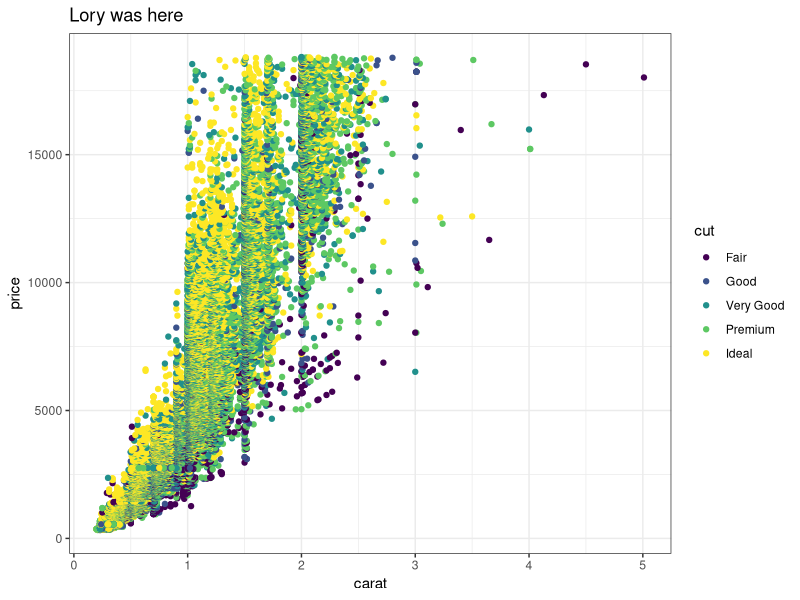
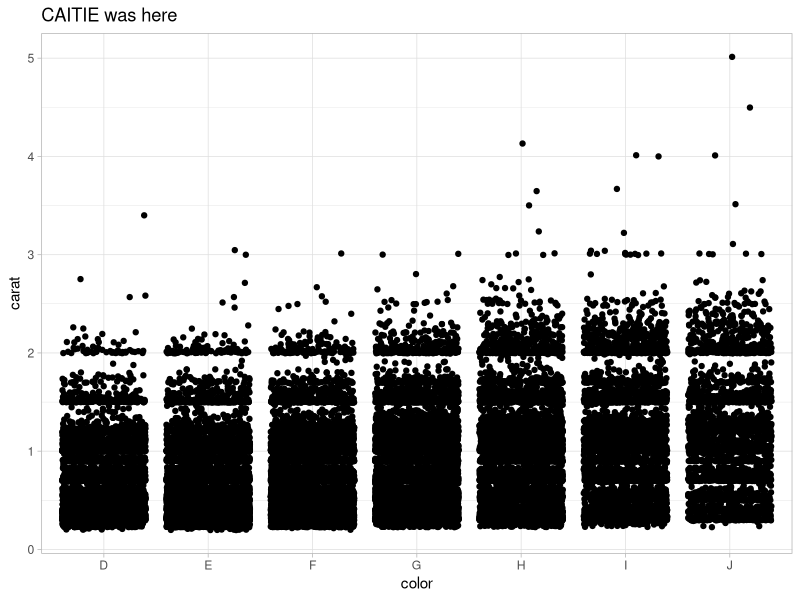

R code for these plots, in order:
## ---- chunk 1
knitr::opts_chunk$set(echo = TRUE)
library(tidyverse)
## ---- chunk 2
# Partner 1: 
# Run the code below to see the original graph
# Change the code below to make the point color change based on 'cut', and update the theme to theme_bw(). Update the title to include your first name. 

ggplot(data = diamonds, aes(x = carat, y = price, color = cut)) +
  geom_point() +
  theme_bw() +
  labs(title = "Lory was here")
## ---- chunk 3
# Partner 2: 
# Run the code below to see the original graph
# Change the code below to make the geom a geom_jitter, and update the theme to theme_light. Update the title to include your first name. 

ggplot(data = diamonds, aes(x = color, y = carat)) +
  geom_jitter() +
  theme_light() +
  labs(title = "CAITIE was here")
## ---- chunk 4
diamonds2 <- diamonds %>% 
  select(cut)

diamonds3 <- diamonds %>% 
  select(carat)
# etc etc changes :)

## ---- chunk 5
